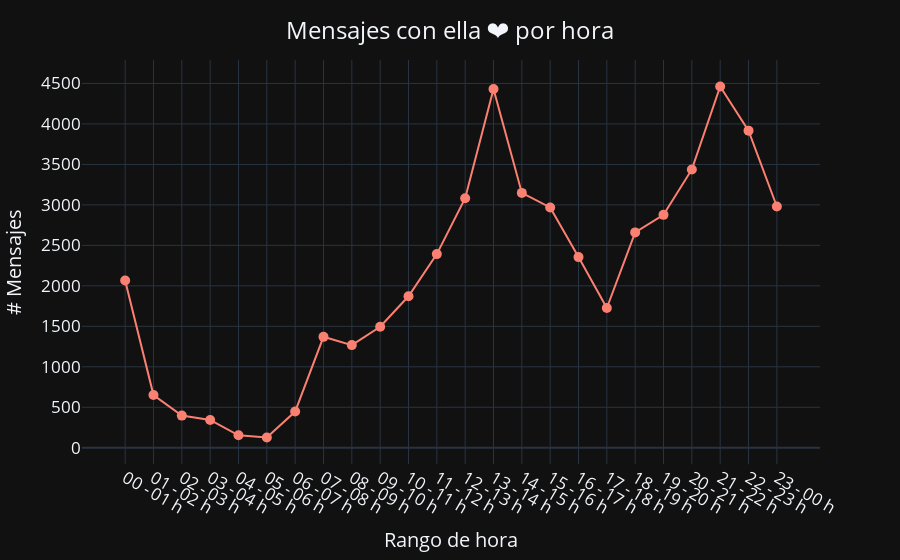

The code cell stored with this chart in its notebook:
### Markdown cell above
#### Número de mensajes por rango de hora

### Code cell
# Crear una columna de 1 para realizar el conteo de mensajes
df['# Mensajes por hora'] = 1

# Sumar (contar) los mensajes que tengan la misma fecha
mensajes_hora = df.groupby('rangoHora').count().reset_index()

# Plotear la cantidad de mensajes respecto del tiempo
fig = px.line(mensajes_hora, x='rangoHora', y='# Mensajes por hora', color_discrete_sequence=['salmon'], template='plotly_dark')

# Ajustar el gráfico
fig.update_layout(
    title={'text': 'Mensajes con ella ❤️ por hora', 'y':0.96, 'x':0.5, 'xanchor': 'center'},
    font=dict(size=17))
fig.update_traces(mode='markers+lines', marker=dict(size=10))
fig.update_xaxes(title_text='Rango de hora', tickangle=30)
fig.update_yaxes(title_text='# Mensajes')
fig.show()

### Figure 1 — Plotly figure (JSON) as saved in the notebook; plotly's stock layout.template omitted (floating-point values rounded to 4 significant figures)
{"data": [{"hovertemplate": "rangoHora=%{x}<br># Mensajes por hora=%{y}<extra></extra>", "legendgroup": "", "line": {"color": "salmon", "dash": "solid"}, "marker": {"size": 10, "symbol": "circle"}, "mode": "markers+lines", "name": "", "orientation": "v", "showlegend": false, "type": "scatter", "x": ["00 - 01 h", "01 - 02 h", "02 - 03 h", "03 - 04 h", "04 - 05 h", "05 - 06 h", "06 - 07 h", "07 - 08 h", "08 - 09 h", "09 - 10 h", "10 - 11 h", "11 - 12 h", "12 - 13 h", "13 - 14 h", "14 - 15 h", "15 - 16 h", "16 - 17 h", "17 - 18 h", "18 - 19 h", "19 - 20 h", "20 - 21 h", "21 - 22 h", "22 - 23 h", "23 - 00 h"], "xaxis": "x", "y": [2067, 651, 397, 343, 154, 126, 447, 1370, 1268, 1494, 1871, 2392, 3082, 4432, 3148, 2968, 2355, 1726, 2660, 2877, 3438, 4463, 3917, 2980], "yaxis": "y"}], "layout": {"font": {"size": 17}, "legend": {"tracegroupgap": 0}, "margin": {"t": 60}, "title": {"text": "Mensajes con ella ❤️ por hora", "x": 0.5, "xanchor": "center", "y": 0.96}, "xaxis": {"anchor": "y", "domain": [0, 1], "tickangle": 30, "title": {"text": "Rango de hora"}}, "yaxis": {"anchor": "x", "domain": [0, 1], "title": {"text": "# Mensajes"}}}}
